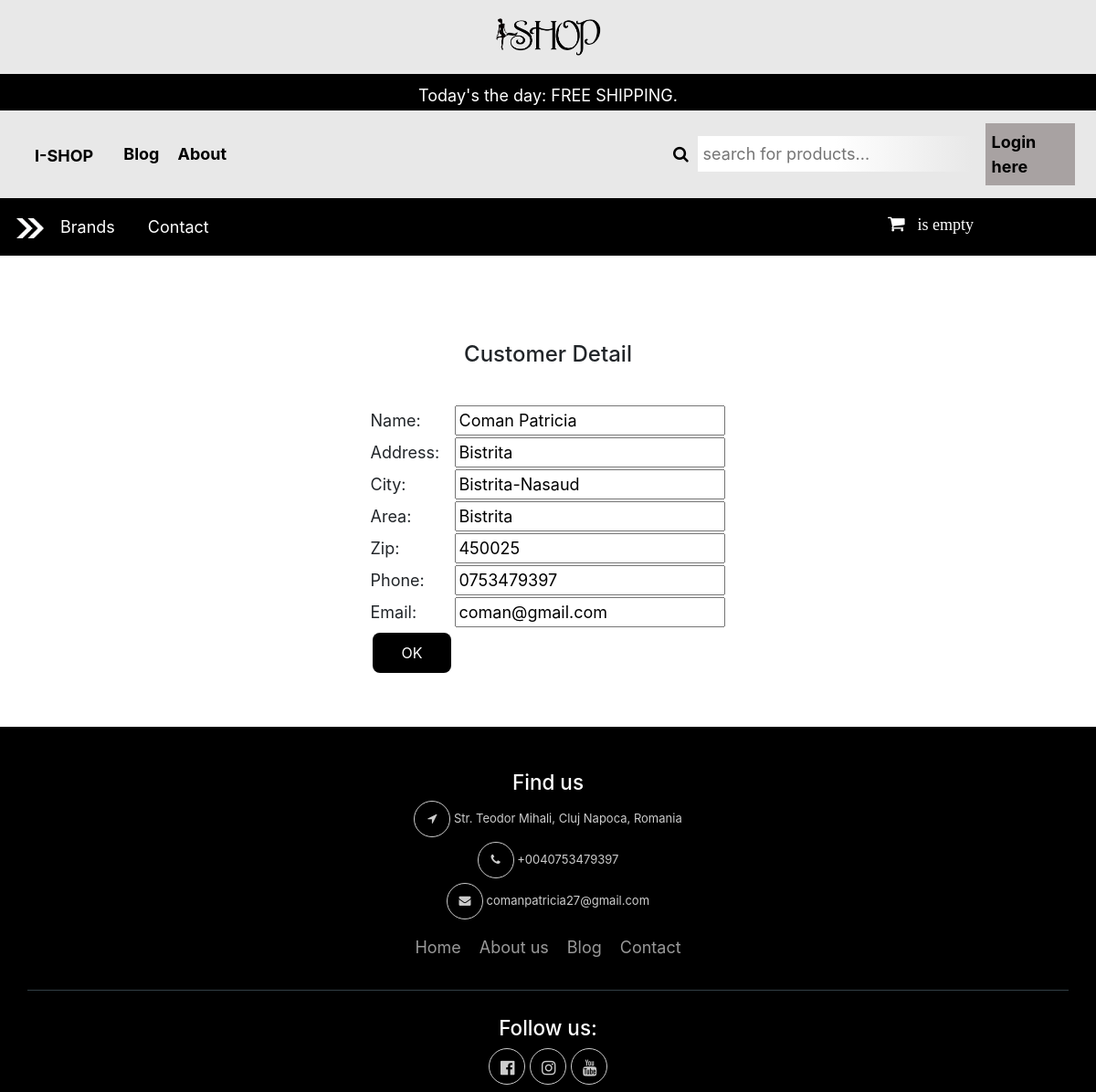
The page /customer.php?custId=4 on the database its author committed.
### tables this page shows
CREATE TABLE IF NOT EXISTS `tbl_customer` (
  `c_id` int(11) NOT NULL AUTO_INCREMENT,
  `c_name` varchar(255) NOT NULL,
  `c_address` text NOT NULL,
  `c_city` varchar(30) NOT NULL,
  `c_area` varchar(30) NOT NULL,
  `c_zip` varchar(30) NOT NULL,
  `c_phone` varchar(30) NOT NULL,
  `c_email` varchar(255) NOT NULL,
  `c_pass` varchar(32) NOT NULL,
  `c_status` int(11) NOT NULL DEFAULT '0',
  PRIMARY KEY (`c_id`),
  UNIQUE KEY `c_email` (`c_email`)
);

CREATE TABLE IF NOT EXISTS `tbl_city` (
  `city_id` int(11) NOT NULL AUTO_INCREMENT,
  `city_name` varchar(100) NOT NULL,
  PRIMARY KEY (`city_id`)
);

CREATE TABLE IF NOT EXISTS `tbl_area` (
  `area_id` int(11) NOT NULL AUTO_INCREMENT,
  `area_name` varchar(100) NOT NULL,
  `city` varchar(11) NOT NULL,
  PRIMARY KEY (`area_id`)
);

### lib/Database.php (called while the page is built, shortened)
<?php
Class Database {
    public $host = DB_HOST;
    public $user = DB_USER;
    public $pass = DB_PASS;
    public $dbname = DB_NAME;
    public $link;
    private function connectDB() {
        $this->link = new mysqli($this->host, $this->user, $this->pass, $this->dbname);
    }
    public function select($query) {
        $result = $this->link->query($query) or die($this->link->error . __LINE__);
        if ($result->num_rows>0) {
            return $result;
        } else {
            return false;
        }
    }
}
?>

### classes/Customer.php (called while the page is built, shortened)
<?php
$filepath = realpath(dirname(__FILE__));
include_once ($filepath . '/../lib/Database.php');
?>
<?php
class Customer {
    private $db;
    public function __construct() {
        $this->db = new Database();
    }
        public function customerData($id){
        $query = "SELECT cust.*,c.city_name,a.area_name
                  FROM tbl_customer as cust,tbl_city as c,tbl_area as a
                  WHERE cust.c_city = c.city_id AND cust.c_area = a.area_id
                  AND c_id = '$id'";
        $result = $this->db->select($query);
        return $result;
    }
}

### customer.php (the view, shortened to what this page needs)
<?php include 'inc/header.php';?>
<?php
$filepath = realpath(dirname(__FILE__));
include_once($filepath . '/classes/Customer.php');
?>
<?php
    if(!isset($_GET['custId']) || $_GET['custId']== NULL ){
        echo "<script>window.location = 'inbox.php';</script>";
    }else{
        $id = preg_replace('/[^-a-z-A-Z-0-9_]/', '',$_GET['custId']);
    }
    $cmr = new Customer();
?>
<html>
<head>
    <link rel="stylesheet" href="admin_style.css">
</head>
<body>
    <center><br><br>
        <div class="grid_10">
            <div class="box round first grid">
                <h2>Customer Detail</h2>
               <div class="block copyblock">
                   <?php
                   $getCusDetails = $cmr->customerData($id);
                   if($getCusDetails){
                      while($result = $getCusDetails->fetch_assoc()){
                   ?>
                   <form action="admin_inbox.php" method="post">
                    <table class="form">
                        <tr>
                            <td>Name:</td>
                            <td>
                                <input type="text" name="c_name" readonly="readonly" value="<?php echo $result['c_name'] ;?>" class="medium" />
                            </td>
                        </tr>
                        <tr>
                            <td>Address:</td>
                            <td>
                                <input type="text" name="c_address" readonly="readonly" value="<?php echo $result['c_address'] ;?>" class="medium" />
                            </td>
                        </tr>
                        <tr>
                            <td>City:</td>
                            <td>
                                <input type="text" name="c_city" readonly="readonly" value="<?php echo $result['city_name'] ;?>" class="medium" />
                            </td>
                        </tr>
                        <tr>
                            <td>Area:</td>
                            <td>
                                <input type="text" name="c_area" readonly="readonly" value="<?php echo $result['area_name'] ;?>" class="medium" />
                            </td>
                        </tr>
                        <tr>
                            <td>Zip:</td>
                            <td>
                                <input type="text" name="c_zip" readonly="readonly" value="<?php echo $result['c_zip'] ;?>" class="medium" />
                            </td>
                        </tr>
                        <tr>
                            <td>Phone:</td>
                            <td>
                                <input type="text" name="c_phone" readonly="readonly" value="<?php echo $result['c_phone'] ;?>" class="medium" />
                            </td>
                        </tr>
                        <tr>
                            <td>Email:</td>
                            <td>
                                <input type="text" name="c_email" readonly="readonly" value="<?php echo $result['c_email'] ;?>" class="medium" />
                            </td>
                        </tr>
		        <tr>
                            <td>
                                <input class="button" type="submit" name="submit" Value="OK" />
                            </td>
                        </tr>
                    </table>
                    </form>
                   <?php }} ?>
                </div>
            </div>
        </div>
<?php include 'inc/footer.php';?>

### admin_style.css (style rules this page uses)
input[type=text] { transition: width 0.4s ease-in-out; }
.button { background-color: black; border: none; color: white; padding: 10px 32px; text-align: center; text-decoration: none; display: inline-block; font-size: 16px; margin: 4px 2px; transition-duration: 0.4s; cursor: pointer; border-radius: 8px; }
* { font-size: 18px; }
h2 { font-size: 24px; margin:40px }

### inc/header.php (style rules this page uses)
main, body { background: white; }
#main { transition: margin-left .5s; }

### rows shown on the page
tbl_customer: c_name "Coman Patricia", c_address "Bistrita", c_city "Bistrita-Nasaud", c_area "Bistrita", c_zip "450025", c_phone "0753479397", c_email "coman@gmail.com"
